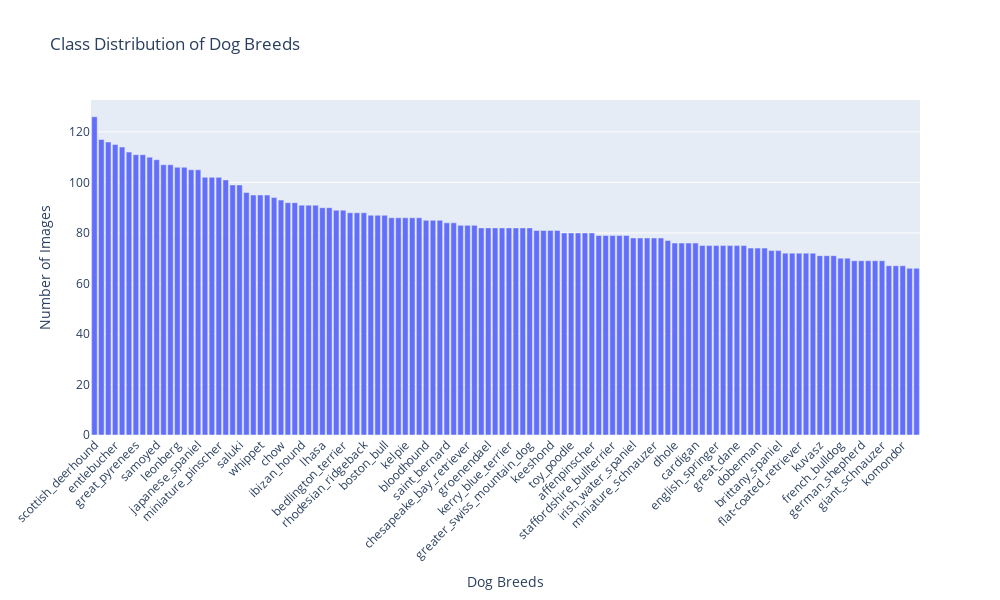

Notebook code for this chart:
### Code cell
fig = px.bar(
    class_distribution,
    x=class_distribution.index,
    y=class_distribution.values,
    labels={'x': 'Breed', 'y': 'Number of Images'},
    title='Class Distribution of Dog Breeds',
    hover_name=class_distribution.index,
)

# Update the layout for better readability
fig.update_layout(
    xaxis_title="Dog Breeds",
    yaxis_title="Number of Images",
    xaxis_tickangle=-45,
    showlegend=False,
    height=600,
    width=1000
)

# Show the figure
fig.show()

### Figure 1 — Plotly figure (JSON) as saved in the notebook; plotly's stock layout.template omitted (floating-point values rounded to 4 significant figures)
{"data": [{"alignmentgroup": "True", "hovertemplate": "<b>%{hovertext}</b><br><br>index=%{x}<br>Number of Images=%{y}<extra></extra>", "hovertext": ["scottish_deerhound", "maltese_dog", "afghan_hound", "entlebucher", "bernese_mountain_dog", "shih-tzu", "great_pyrenees", "pomeranian", "basenji", "samoyed", "airedale", "tibetan_terrier", "leonberg", "cairn", "beagle", "japanese_spaniel", "australian_terrier", "blenheim_spaniel", "miniature_pinscher", "irish_wolfhound", "lakeland_terrier", "saluki", "papillon", "norwegian_elkhound", "whippet", "siberian_husky", "pug", "chow", "italian_greyhound", "pembroke", "ibizan_hound", "border_terrier", "newfoundland", "lhasa", "silky_terrier", "dandie_dinmont", "bedlington_terrier", "sealyham_terrier", "irish_setter", "rhodesian_ridgeback", "old_english_sheepdog", "collie", "boston_bull", "schipperke", "bouvier_des_flandres", "kelpie", "english_foxhound", "african_hunting_dog", "bloodhound", "bluetick", "weimaraner", "saint_bernard", "labrador_retriever", "english_setter", "chesapeake_bay_retriever", "norfolk_terrier", "scotch_terrier", "groenendael", "wire-haired_fox_terrier", "basset", "kerry_blue_terrier", "irish_terrier", "yorkshire_terrier", "greater_swiss_mountain_dog", "malamute", "gordon_setter", "keeshond", "west_highland_white_terrier", "dingo", "toy_poodle", "mexican_hairless", "clumber", "affenpinscher", "standard_poodle", "miniature_poodle", "staffordshire_bullterrier", "toy_terrier", "welsh_springer_spaniel", "irish_water_spaniel", "appenzeller", "sussex_spaniel", "miniature_schnauzer", "norwich_terrier", "black-and-tan_coonhound", "dhole", "shetland_sheepdog", "rottweiler", "cardigan", "bull_mastiff", "boxer", "english_springer", "german_short-haired_pointer", "pekinese", "great_dane", "borzoi", "american_staffordshire_terrier", "doberman", "cocker_spaniel", "malinois", "brittany_spaniel", "standard_schnauzer", "curly-coated_retriever", "flat-coated_retriever", "border_collie", "redbone", "kuvasz", "chihuahua", "soft-coated_wheaten_terrier", "french_bulldog", "vizsla", "otterhound", "german_shepherd", "walker_hound", "tibetan_mastiff", "giant_schnauzer", "golden_retriever", "brabancon_griffon", "komondor", "eskimo_dog", "briard"], "legendgroup": "", "marker": {"color": "#636efa", "pattern": {"shape": ""}}, "name": "", "offsetgroup": "", "orientation": "v", "showlegend": false, "textposition": "auto", "type": "bar", "x": ["scottish_deerhound", "maltese_dog", "afghan_hound", "entlebucher", "bernese_mountain_dog", "shih-tzu", "great_pyrenees", "pomeranian", "basenji", "samoyed", "airedale", "tibetan_terrier", "leonberg", "cairn", "beagle", "japanese_spaniel", "australian_terrier", "blenheim_spaniel", "miniature_pinscher", "irish_wolfhound", "lakeland_terrier", "saluki", "papillon", "norwegian_elkhound", "whippet", "siberian_husky", "pug", "chow", "italian_greyhound", "pembroke", "ibizan_hound", "border_terrier", "newfoundland", "lhasa", "silky_terrier", "dandie_dinmont", "bedlington_terrier", "sealyham_terrier", "irish_setter", "rhodesian_ridgeback", "old_english_sheepdog", "collie", "boston_bull", "schipperke", "bouvier_des_flandres", "kelpie", "english_foxhound", "african_hunting_dog", "bloodhound", "bluetick", "weimaraner", "saint_bernard", "labrador_retriever", "english_setter", "chesapeake_bay_retriever", "norfolk_terrier", "scotch_terrier", "groenendael", "wire-haired_fox_terrier", "basset", "kerry_blue_terrier", "irish_terrier", "yorkshire_terrier", "greater_swiss_mountain_dog", "malamute", "gordon_setter", "keeshond", "west_highland_white_terrier", "dingo", "toy_poodle", "mexican_hairless", "clumber", "affenpinscher", "standard_poodle", "miniature_poodle", "staffordshire_bullterrier", "toy_terrier", "welsh_springer_spaniel", "irish_water_spaniel", "appenzeller", "sussex_spaniel", "miniature_schnauzer", "norwich_terrier", "black-and-tan_coonhound", "dhole", "shetland_sheepdog", "rottweiler", "cardigan", "bull_mastiff", "boxer", "english_springer", "german_short-haired_pointer", "pekinese", "great_dane", "borzoi", "american_staffordshire_terrier", "doberman", "cocker_spaniel", "malinois", "brittany_spaniel", "standard_schnauzer", "curly-coated_retriever", "flat-coated_retriever", "border_collie", "redbone", "kuvasz", "chihuahua", "soft-coated_wheaten_terrier", "french_bulldog", "vizsla", "otterhound", "german_shepherd", "walker_hound", "tibetan_mastiff", "giant_schnauzer", "golden_retriever", "brabancon_griffon", "komondor", "eskimo_dog", "briard"], "xaxis": "x", "y": [126, 117, 116, 115, 114, 112, 111, 111, 110, 109, 107, 107, 106, 106, 105, 105, 102, 102, 102, 101, 99, 99, 96, 95, 95, 95, 94, 93, 92, 92, 91, 91, 91, 90, 90, 89, 89, 88, 88, 88, 87, 87, 87, 86, 86, 86, 86, 86, 85, 85, 85, 84, 84, 83, 83, 83, 82, 82, 82, 82, 82, 82, 82, 82, 81, 81, 81, 81, 80, 80, 80, 80, 80, 79, 79, 79, 79, 79, 78, 78, 78, 78, 78, 77, 76, 76, 76, 76, 75, 75, 75, 75, 75, 75, 75, 74, 74, 74, 73, 73, 72, 72, 72, 72, 72, 71, 71, 71, 70, 70, 69, 69, 69, 69, 69, 67, 67, 67, 66, 66], "yaxis": "y"}], "layout": {"barmode": "relative", "height": 600, "legend": {"tracegroupgap": 0}, "showlegend": false, "title": {"text": "Class Distribution of Dog Breeds"}, "width": 1000, "xaxis": {"anchor": "y", "domain": [0, 1], "tickangle": -45, "title": {"text": "Dog Breeds"}}, "yaxis": {"anchor": "x", "domain": [0, 1], "title": {"text": "Number of Images"}}}}
